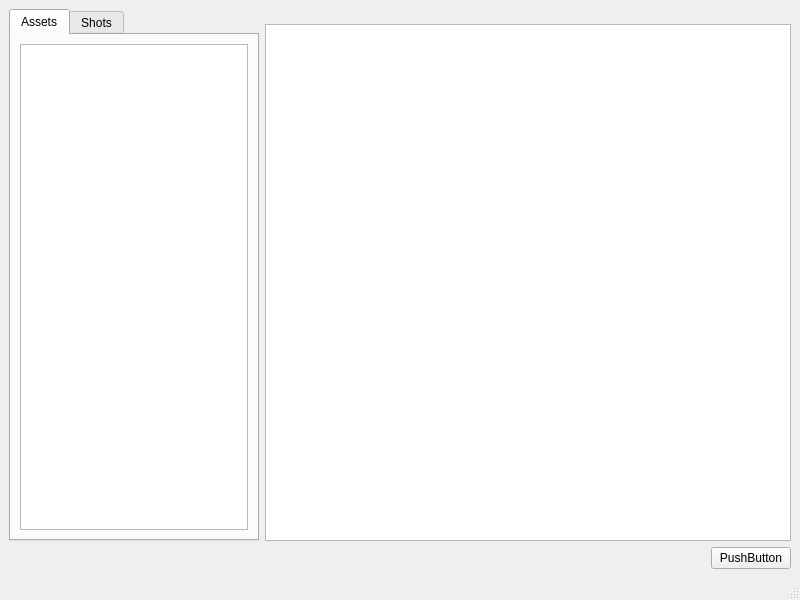
<?xml version="1.0" encoding="UTF-8"?>
<ui version="4.0">
 <class>MainWindow</class>
 <widget class="QMainWindow" name="MainWindow">
  <property name="geometry">
   <rect>
    <x>0</x>
    <y>0</y>
    <width>800</width>
    <height>600</height>
   </rect>
  </property>
  <property name="windowTitle">
   <string>MainWindow</string>
  </property>
  <widget class="QWidget" name="centralwidget">
   <layout class="QVBoxLayout" name="verticalLayout_4">
    <item>
     <layout class="QHBoxLayout" name="horizontalLayout_2">
      <item>
       <widget class="QTabWidget" name="tabWidget">
        <property name="maximumSize">
         <size>
          <width>250</width>
          <height>16777215</height>
         </size>
        </property>
        <property name="currentIndex">
         <number>0</number>
        </property>
        <widget class="QWidget" name="assetTab">
         <attribute name="title">
          <string>Assets</string>
         </attribute>
         <layout class="QVBoxLayout" name="verticalLayout">
          <item>
           <widget class="QListWidget" name="listWidget"/>
          </item>
         </layout>
        </widget>
        <widget class="QWidget" name="shotTab">
         <attribute name="title">
          <string>Shots</string>
         </attribute>
         <layout class="QVBoxLayout" name="verticalLayout_2">
          <item>
           <widget class="QListWidget" name="listWidget_2"/>
          </item>
         </layout>
        </widget>
       </widget>
      </item>
      <item>
       <layout class="QVBoxLayout" name="verticalLayout_3">
        <item>
         <spacer name="verticalSpacer">
          <property name="orientation">
           <enum>Qt::Orientation::Vertical</enum>
          </property>
          <property name="sizeType">
           <enum>QSizePolicy::Policy::Maximum</enum>
          </property>
          <property name="sizeHint" stdset="0">
           <size>
            <width>20</width>
            <height>15</height>
           </size>
          </property>
         </spacer>
        </item>
        <item>
         <widget class="QTableWidget" name="tableWidget"/>
        </item>
       </layout>
      </item>
     </layout>
    </item>
    <item>
     <layout class="QHBoxLayout" name="horizontalLayout">
      <item>
       <spacer name="horizontalSpacer">
        <property name="orientation">
         <enum>Qt::Orientation::Horizontal</enum>
        </property>
        <property name="sizeHint" stdset="0">
         <size>
          <width>40</width>
          <height>20</height>
         </size>
        </property>
       </spacer>
      </item>
      <item>
       <widget class="QPushButton" name="processBtn">
        <property name="text">
         <string>PushButton</string>
        </property>
       </widget>
      </item>
     </layout>
    </item>
   </layout>
  </widget>
  <widget class="QMenuBar" name="menubar">
   <property name="geometry">
    <rect>
     <x>0</x>
     <y>0</y>
     <width>800</width>
     <height>22</height>
    </rect>
   </property>
  </widget>
  <widget class="QStatusBar" name="statusbar"/>
 </widget>
 <resources/>
 <connections/>
</ui>
